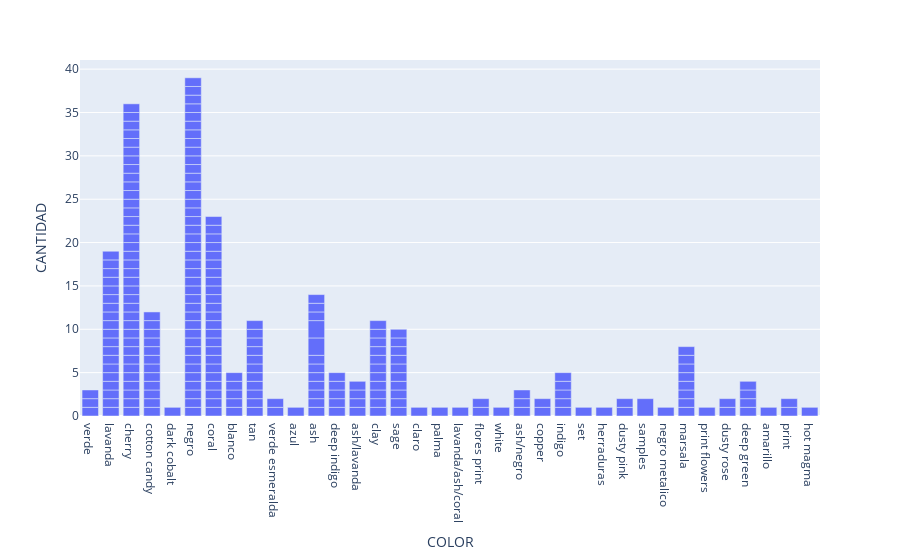

Source (notebook cell):
### Code cell
fig= plt.figure()
colors_2014 = ['azure', 'greys', 'ice']
fig = px.bar(df, x = "COLOR", 
                 y = "CANTIDAD") 
                 

fig.update_layout(barmode='group')
 # Step 2: Update the layout of the plot

# hide and lock down axes
#fig.update_yaxes(visible=False, fixedrange=True)

fig.update_layout()

fig.show()
#fig.savefig('Sales_B2C.png',bbox_inches="tight")

### Figure 1 — Plotly figure (JSON) as saved in the notebook; plotly's stock layout.template omitted (floating-point values rounded to 4 significant figures; data arrays with more than 128 entries replaced by an {"elided": "..."} marker saying what was removed)
{"data": [{"alignmentgroup": "True", "hoverlabel": {"namelength": 0}, "hovertemplate": "COLOR=%{x}<br>CANTIDAD=%{y}", "legendgroup": "", "marker": {"color": "#636efa"}, "name": "", "offsetgroup": "", "orientation": "v", "showlegend": false, "textposition": "auto", "type": "bar", "x": {"elided": "235 str values"}, "xaxis": "x", "y": {"elided": "235 int values"}, "yaxis": "y"}], "layout": {"barmode": "group", "legend": {"tracegroupgap": 0}, "margin": {"t": 60}, "xaxis": {"anchor": "y", "domain": [0, 1], "title": {"text": "COLOR"}}, "yaxis": {"anchor": "x", "domain": [0, 1], "title": {"text": "CANTIDAD"}}}}
